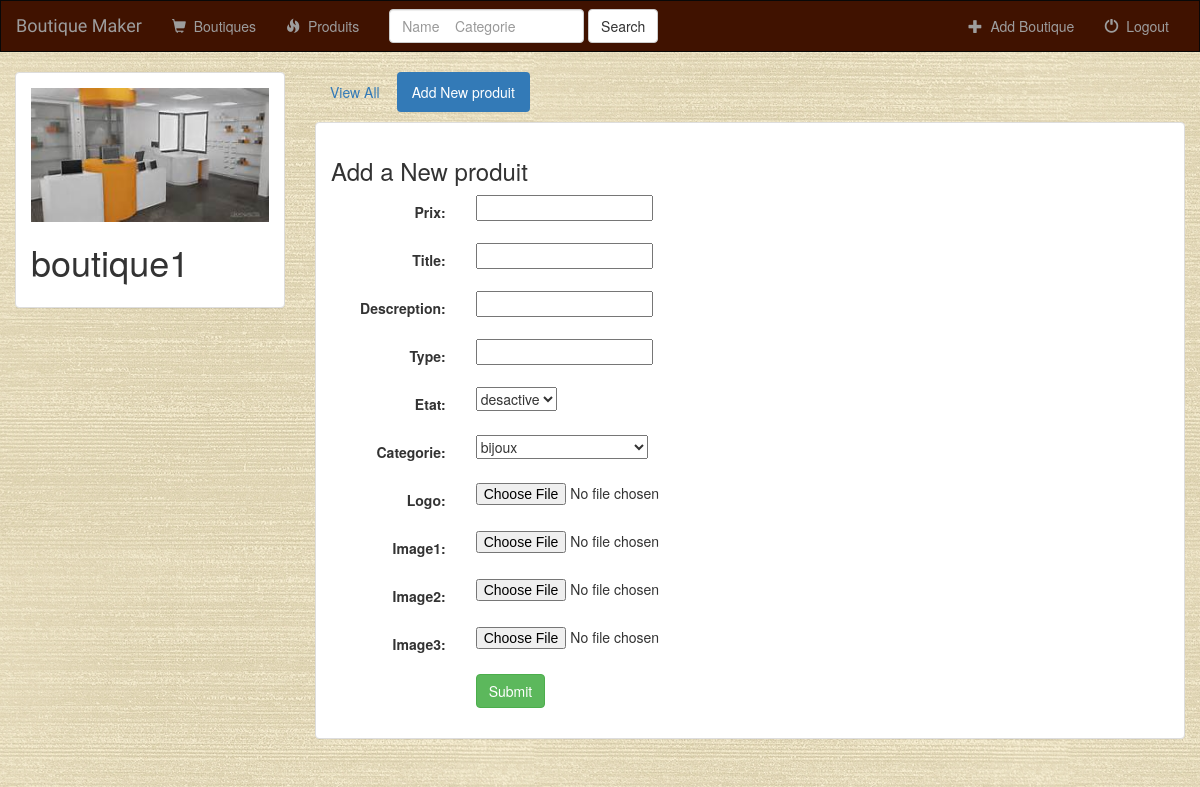
Screenshot of /boutique/1/create_produit/ with the database file from the repository.
### produit/models.py (models this page shows)
class Boutique(models.Model):
    name = models.CharField(max_length=250)
    user = models.ForeignKey(User, default=1)
    logo = models.FileField(max_length=250)
    def __str__(self):
        return self.name

### produit/views.py (the view, shortened to what this page needs)
# urls.py: url(r'^(?P<boutique_id>[0-9]+)/create_produit/$', views.create_produit, name='create_produit'),
def create_produit(request, boutique_id):
    form = ProduitForm(request.POST or None, request.FILES or None)
    boutique = get_object_or_404(Boutique, pk=boutique_id)
    context = {
        'boutique': boutique,
        'form': form,
    }
    return render(request, 'produit/create_produit.html', context)

### produit/forms.py
class ProduitForm(forms.ModelForm):
    class Meta:
        model = Produit
        fields = ['prix', 'title', 'descreption', 'type', 'etat', 'categorie','logo', 'image1' , 'image2', 'image3']

### produit/templates/produit/create_produit.html (shortened to what this page needs)
{% extends 'produit/base.html' %}
{% block body %}
<div class="container-fluid">
    <div class="row">
        <div class="col-sm-4 col-md-3">
            <div class="panel panel-default">
                <div class="panel-body">
                        <a href="{% url 'boutique:detail' boutique.id %}">
                            {% if boutique.logo %}
                                <img src="{{ boutique.logo.url }}" class="img-responsive">
                            {% else %}
                                <h3>No image to display</h3>
                            {% endif %}
                        </a>
                    <h1>{{ boutique.name }}</h1>
                </div>
            </div>
        </div>
        <div class="col-sm-8 col-md-9">
            <ul class="nav nav-pills" style="margin-bottom: 10px;">
                <li role="presentation"><a href="{% url 'boutique:detail' boutique.id %}">View All</a></li>
                <li role="presentation" class="active"><a href="{% url 'boutique:create_produit' boutique.id %}">Add New produit</a></li>
            </ul>
            <div class="panel panel-default">
                <div class="panel-body">
                    <h3>Add a New produit</h3>
                    <form class="form-horizontal" role="form" action="" method="post" enctype="multipart/form-data">
                        {% include 'produit/form-template.html' %}
                        <div class="form-group">
                            <div class="col-sm-offset-2 col-sm-10">
                                <button type="submit" class="btn btn-success">Submit</button>
                            </div>
                        </div>
                    </form>
                </div>
            </div>
        </div>
    </div>
</div>
{% endblock %}

### produit/static/produit/style.css (style rules this page uses)
body { background: white url("images/back.jpg"); }

### rows the page displays
Boutique: logo (picture), name "boutique1"

### other values shown
{{ field.label_tag }} "Prix:" "Title:" "Descreption:" "Type:" "Etat:" "Categorie:" "Logo:" "Image1:" "Image2:" "Image3:"
